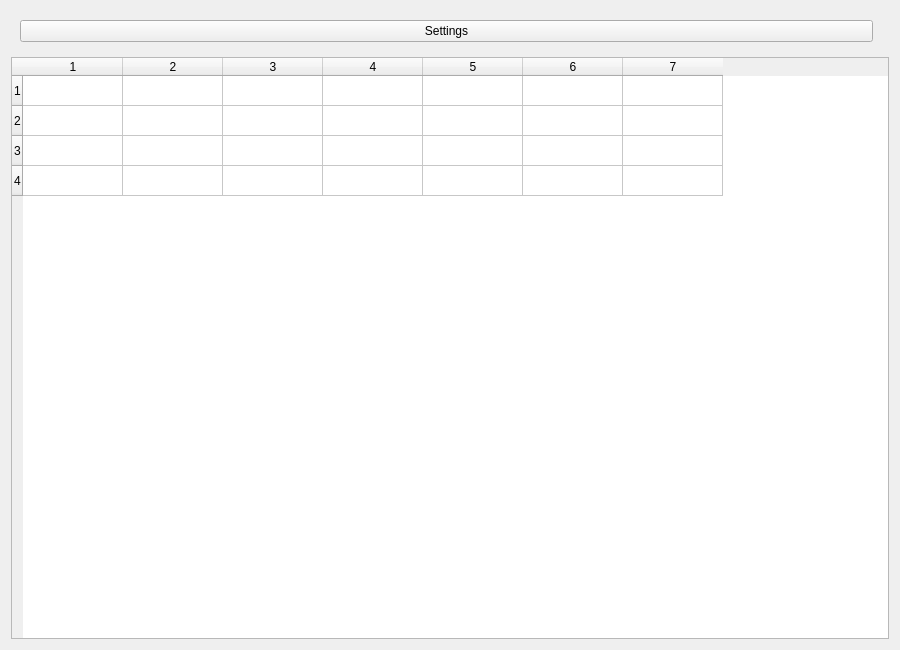
<?xml version="1.0" encoding="UTF-8"?>
<ui version="4.0">
 <class>CalendarWindow</class>
 <widget class="QWidget" name="CalendarWindow">
  <property name="geometry">
   <rect>
    <x>0</x>
    <y>0</y>
    <width>900</width>
    <height>650</height>
   </rect>
  </property>
  <property name="windowTitle">
   <string>Calendar</string>
  </property>

  <layout class="QVBoxLayout" name="verticalLayout">

   <!-- Верхняя панель -->
   <item>
    <widget class="QWidget" name="topPanel">
     <layout class="QHBoxLayout" name="topPanelLayout">
      <item>
       <widget class="QPushButton" name="settingsButton">
        <property name="text">
         <string>Settings</string>
        </property>
       </widget>
      </item>
      <item>
       <spacer name="horizontalSpacer">
        <property name="orientation">
         <enum>Qt::Horizontal</enum>
        </property>
       </spacer>
      </item>
     </layout>
    </widget>
   </item>

   <!-- Таблица календаря -->
   <item>
    <widget class="QTableWidget" name="calendarTable">
     <property name="rowCount">
      <number>4</number>
     </property>
     <property name="columnCount">
      <number>7</number>
     </property>
     <property name="horizontalHeaderLabels">
      <stringlist>
       <string>Mon</string>
       <string>Tue</string>
       <string>Wed</string>
       <string>Thu</string>
       <string>Fri</string>
       <string>Sat</string>
       <string>Sun</string>
      </stringlist>
     </property>
     <property name="selectionMode">
      <enum>QAbstractItemView::SingleSelection</enum>
     </property>
     <property name="selectionBehavior">
      <enum>QAbstractItemView::SelectItems</enum>
     </property>
    </widget>
   </item>

  </layout>

 </widget>
 <resources/>
 <connections/>
</ui>
